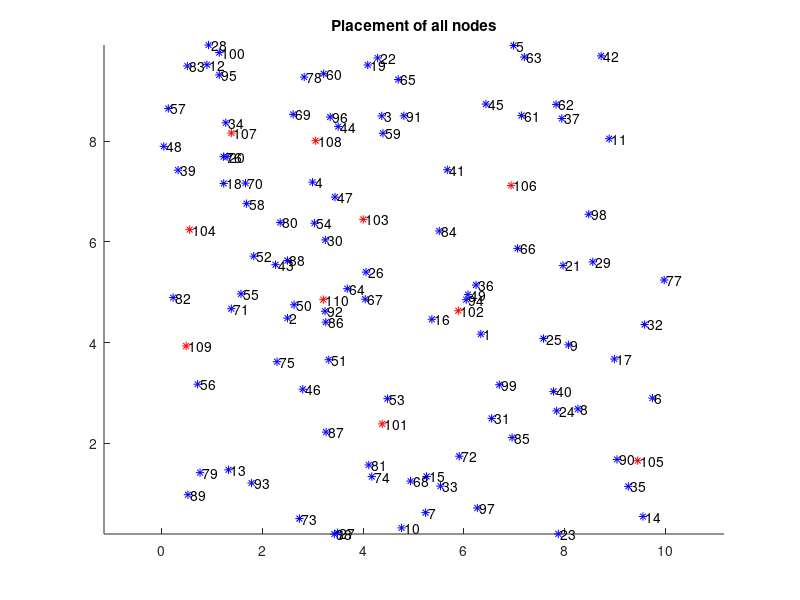

This chart was generated by the following MATLAB code:
function [nodex_g,nodey_g,nodex_e,nodey_e,nodex,nodey]=deploy_nodes

high=10; % upper bound for node value
low=0; % lower bound for node value
% promt='Enter the number of nodes to be deployed: '; % asks the user to enter the total number of nodes to be deployed
% good_node=input(promt); % node count (good nodes)
good_node=100;

for i=1:good_node % x and y coordinates for good node nodes, calculating all the good nodes coordinates
    nodex_g(i)=low+(high-low).*rand(1,1); 
    nodey_g(i)=low+(high-low).*rand(1,1);
end

perc=10; % 10% are bad nodes, this value can be changed as per requirement
enc=ceil((perc*good_node)/100); % error node count

for i=1:enc % x and y coordinates for error node, calculating all bad nodes coordinates
    nodex_e(i)=low+(high-low).*rand(1,1);
    nodey_e(i)=low+(high-low).*rand(1,1);
end

if perc==0 % in case no bad node is added
    nodex_e=[];
    nodey_e=[];
end

nodex=[nodex_g nodex_e]; % all x coordinates nodes, this includes good and bad nodes
nodey=[nodey_g nodey_e]; % all y coordinates nodes
    
figure(1) % figure to display all the nodes at once. 
hold on
for i=1:good_node
    plot(nodex_g(i),nodey_g(i),'b*') % good nodes are shown in blue
    text(nodex_g(i)+0.05,nodey_g(i),num2str(i))
end
for i=1:enc
    plot(nodex_e(i),nodey_e(i),'r*') % bad nodes are shown in red
    text(nodex_e(i)+0.05,nodey_e(i),num2str(i+good_node))
end
hold off
title('Placement of all nodes')
axis equal

   